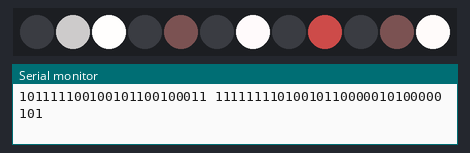
Bench run of a sketch on a simulated Arduino Uno, built with avr-gcc and run on an emulated ATmega328P. Parts: 12 RGB LEDs in strip order, left to right, the last lines printed to the serial monitor. Dim RGB values are drawn brighter than linear; random numbers use the default seed unless the sketch sets one.

Above: at 2.9 s.
At 10.6 s:
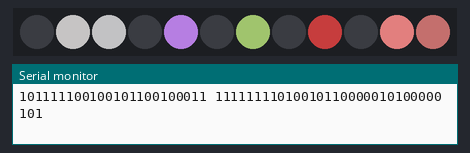
At 19.9 s:
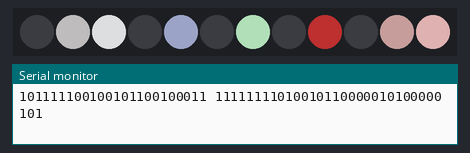
At 29.2 s:
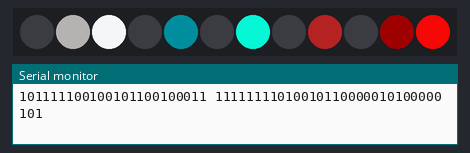
At 33.9 s:
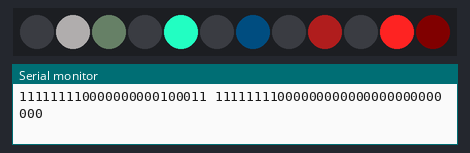
At 38.5 s:
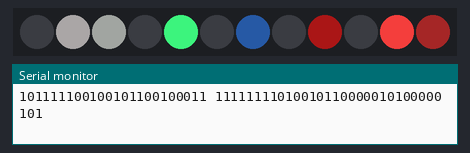

The sketch:

fireplace_progmem_test.ino
```cpp
#include <avr/pgmspace.h>
#include "progmem_test.h"
#include <Adafruit_NeoPixel.h>


// save some unsigned ints
const uint16_t charSet[] PROGMEM = { 6500, 32796, 16843, 10, 11234};
const char signMessage[] PROGMEM = {"I AM PREDATOR, UNSEEN COMBATANT, CREATED BY THE UNITED STATES DEPART"};

const char string_0[] PROGMEM = "String 0";
const char string_1[] PROGMEM = "String 1";
const char string_2[] PROGMEM = "String 2";
const char string_3[] PROGMEM = "String 3";
const char string_4[] PROGMEM = "String 4";
const char string_5[] PROGMEM = "String 5";

const char* const string_table[] PROGMEM = {string_0, string_1, string_2, string_3, string_4, string_5};


const unsigned int NUM_PIXELS = 12;
const byte NEOPIXEL_PIN = 9;

const byte numPixelColors = 55;
const unsigned long pixels[] PROGMEM = {
  0xBE0000, 0xBE4BF41E,
  0xBE0000, 0xFF000505,
  0xBE0000, 0xFF4B0000,
  0xBE0023, 0xBE000000,
  0xBE0023, 0xBE4B0505,
  0xBE0023, 0xFF000505,
  0xBE0023, 0xFF4B0505,
  0xBE4B00, 0xBE000505,
  0xBE4B00, 0xFF000000,
  0xBE4B00, 0xFF4B0505,
  0xBE4B23, 0xBE00F41E,
  0xBE4B23, 0xBE4B0505,
  0xBE4B23, 0xFF000505,
  0xBE4B23, 0xFF4B0505,
  0xFF0000, 0xBE000000,
  0xFF0000, 0xBE4B0505,
  0xFF0000, 0xFF4B0000,
  0xFF0023, 0xBE00F41E,
  0xFF0023, 0xBE4B0000,
  0xFF0023, 0xFF000000,
  0xFF0023, 0xFF4BF41E,
  0xFF4B00, 0xBE00F41E,
  0xFF4B00, 0xBE4B0000,
  0xFF4B00, 0xFF000505,
  0xFF4B23, 0xBE000000,
  0xFF4B23, 0xBE4B0000,
  0xFF4B23, 0xFF000000,
  0xFF4B23, 0xFF4BF41E,

  0x23BE0000, 0xBE000000,
  0x23BE0000, 0xBE4B0000,
  0x23BE0000, 0xFF000000,
  0x23BE0000, 0xFF4BF41E,
  0x23BE0023, 0xBE4BF41E,
  0x23BE0023, 0xFF00F41E,
  0x23BE0023, 0xFF4BF41E,
  0x23BE4B00, 0xBE000505,
  0x23BE4B00, 0xBE4B0505,
  0x23BE4B00, 0xFF000505,
  0x23BE4B00, 0xFF4B0000,
  0x23BE4B23, 0xBE000000,
  0x23BE4B23, 0xFF00F41E,
  0x23BE4B23, 0xFF4B0505,
  0x23FF0000, 0xBE000000,
  0x23FF0000, 0xBE4BF41E,
  0x23FF0000, 0xFF000505,
  0x23FF0000, 0xFF4B0000,
  0x23FF0023, 0xBE000505,
  0x23FF0023, 0xBE4BF41E,
  0x23FF0023, 0xFF4BF41E,
  0x23FF4B00, 0xBE000000,
  0x23FF4B00, 0xBE4B0000,
  0x23FF4B00, 0xFF000000,
  0x23FF4B00, 0xFF4B0505,
  0x23FF4B23, 0xBE00F41E,
  0x23FF4B23, 0xBE4B0505,
  0x23FF4B23, 0xFF000505
  /*
  0xBE0000, 0xBE4B0000,
  0xBE0000, 0xFF00F41E,
  0xBE0000, 0xFF4B0000,
  0xBE0023, 0xBE000000,
  0xBE0023, 0xBE4B0000,
  /* */
};

PixelPointer pixelPointers[NUM_PIXELS];


Adafruit_NeoPixel strip = Adafruit_NeoPixel(NUM_PIXELS, NEOPIXEL_PIN, NEO_GRB + NEO_KHZ800);

unsigned int displayInt;
int k; //counter variable
char myChar;
unsigned long lastTime = 0;
unsigned long currentTime = 0;

char buffer[30];

void setup() {
  Serial.begin(9600);
  while (!Serial);
  /*
    // read back a 2-byte int
    for (k=0; k<5; k++) {
      displayInt = pgm_read_word_near(charSet+k);
      Serial.println(displayInt);
    }
    Serial.println();

    // read back a char
    for (k=0; k< strlen(signMessage); k++) {
      myChar = pgm_read_byte_near(signMessage+k);
      Serial.print(myChar);
    }
    Serial.println();


    for (k=0; k< 6; k++) {
      strcpy_P(buffer, (char*)pgm_read_word(&(string_table[k])));
      Serial.println(buffer);
      delay(250);
    }
    */

    unsigned int pixelNumber = 0;
    Pixel pixel;
    //uint16_t pixelSet = pixels_from_red;
    pixel = readPixelPackage(pixelNumber, pixels);

    // set up pixels
    for (unsigned int index = 0; index < NUM_PIXELS; index++) {
      pixelPointers[index].fromPixelIndex = rand() % numPixelColors;
      pixelPointers[index].toPixelIndex = rand() % numPixelColors;

      Pixel p;
      p = readPixelPackage(pixelPointers[index].toPixelIndex, pixels);
      pixelPointers[index].timeout = p.timeout;
    }

    printPixel(pixel);
    lastTime = millis();

    strip.begin();
    strip.show(); // Initialize all pixels to 'off'
}


void loop() {
  lastTime = currentTime;
  currentTime = millis();

  // go through each pixel
  // push towards the timeout with the tween algorithm
  // if the timeout is expired, reset the pixel
  for (unsigned int index = 0; index < NUM_PIXELS; index++) {
    if (pixelPointers[index].timeout <= 0) {
      Pixel p;
      pixelPointers[index].fromPixelIndex = pixelPointers[index].toPixelIndex;
      pixelPointers[index].toPixelIndex = rand() % numPixelColors;
      p = readPixelPackage(pixelPointers[index].toPixelIndex, pixels);
      pixelPointers[index].timeout = p.timeout;
    }

    // subtract the time difference
    pixelPointers[index].timeout = pixelPointers[index].timeout - (currentTime - lastTime);

    // tween between pixels
    Pixel startPixel = readPixelPackage(pixelPointers[index].fromPixelIndex, pixels);
    Pixel endPixel = readPixelPackage(pixelPointers[index].toPixelIndex, pixels);

    hsv currentPixelColor = tweenPixel(startPixel, endPixel, pixelPointers[index].timeout);
    rgb currentPixelColorRGB = hsv2rgb(currentPixelColor);

    strip.setPixelColor(index, strip.Color(currentPixelColorRGB.r, currentPixelColorRGB.g, currentPixelColorRGB.b));
    //strip.setPixelColor(index, strip.Color(rand()%255, rand()%255, rand()%255));
  }
  strip.show();
}


hsv tweenPixel(Pixel startPixel, Pixel endPixel, unsigned int timeout) {
  hsv currentColor;

  float percentDone = 1-(100.0*timeout/(endPixel.timeout*8));

  currentColor.h = ((endPixel.fromColor.h - startPixel.fromColor.h)*percentDone + startPixel.fromColor.h)/100;
  currentColor.s = ((endPixel.fromColor.s - startPixel.fromColor.s)*percentDone + startPixel.fromColor.s)/100;
  currentColor.v = ((endPixel.fromColor.v - startPixel.fromColor.v)*percentDone + startPixel.fromColor.v)/100;

  return currentColor;
}

void printPixel(Pixel pixel) {
  int format = DEC;
  Serial.println();
  Serial.println("Pixel: ");

  Serial.print("from h: ");
  Serial.println(pixel.fromColor.h, format);
  Serial.print("from s: ");
  Serial.println(pixel.fromColor.s, format);
  Serial.print("from v: ");
  Serial.println(pixel.fromColor.v, format);

  Serial.print("to h: ");
  Serial.println(pixel.toColor.h, format);
  Serial.print("to s: ");
  Serial.println(pixel.toColor.s, format);
  Serial.print("to v: ");
  Serial.println(pixel.toColor.v, format);

  Serial.print("timeout: ");
  Serial.println(pixel.timeout, format);
}

Pixel readPixelPackage(unsigned int pixelNumber, const long unsigned int* memoryAddress) {
  int format = BIN;
  /*
  Pixel pixel;

  unsigned int memoryOffset = pixelNumber*64;
  int carat = 0;

  int increment = 8;


  // 11111111100000000110000001000000 100000000100000000010111011100

  Serial.print(0xFF806040, format);
  Serial.print(" ");
  Serial.print(0x201005DC, format);
  Serial.println();
  /* */

  unsigned long package1 = pgm_read_dword_near(memoryAddress+(pixelNumber*2));
  unsigned long package2 = pgm_read_dword_near(memoryAddress+(pixelNumber*2)+1);

  Serial.print(package1, format);
  Serial.print(" ");
  Serial.println(package2, format);
  /* */
  Pixel pixel = unpackPixel(package1, package2);

  return pixel;
}


Pixel unpackPixel(unsigned long package1, unsigned long package2) {
  Pixel pixel;

  pixel.timeout = package2 & 0xFFFF;
  pixel.toColor.v = (package2 >> 16) & 0xFF;
  pixel.toColor.s = (package2 >> 24) & 0xFF;

  pixel.toColor.h = package1 & 0xFF;
  pixel.fromColor.v = (package1 >> 8) & 0xFF;
  pixel.fromColor.s = (package1 >> 16) & 0xFF;
  pixel.fromColor.h = (package1 >> 24) & 0xFF;


  return pixel;
}
/* */


/*
void printPixel(Pixel pixel) {
  int format = DEC;

  Serial.println("Pixel:");
  Serial.println("============");
  Serial.print("from h: ");
  Serial.println(pixel.fromColor.h, format);
  Serial.print("from s: ");
  Serial.println(pixel.fromColor.h, format);
  Serial.print("from v: ");
  Serial.println(pixel.fromColor.v, format);

  Serial.print("to h: ");
  Serial.println(pixel.toColor.h, format);
  Serial.print("to s: ");
  Serial.println(pixel.toColor.h, format);
  Serial.print("to v: ");
  Serial.println(pixel.toColor.v, format);

  Serial.print("timeout: ");
  Serial.println(pixel.timeout, format);
}
/* */
```

progmem_test.h
```cpp
#include "Arduino.h"

struct hsv {
    byte h;       // angle in degrees
    byte s;       // percent
    byte v;       // percent
};

struct rgb {
    byte r;
    byte g;
    byte b;
};


struct Pixel {
  hsv fromColor;
  hsv toColor;
  unsigned int timeout; // ms
};


struct PixelPointer {
  byte fromPixelIndex;
  byte toPixelIndex;
  unsigned int timeout;
};


// http://stackoverflow.com/a/22120275
rgb hsv2rgb(hsv hsvColor) {
    rgb rgbColor;
    unsigned char region, p, q, t;
    unsigned int h, s, v, remainder;

    if (hsvColor.s == 0)
    {
        rgbColor.r = hsvColor.v;
        rgbColor.g = hsvColor.v;
        rgbColor.b = hsvColor.v;
        return rgbColor;
    }

    // converting to 16 bit to prevent overflow
    h = hsvColor.h;
    s = hsvColor.s;
    v = hsvColor.v;

    region = h / 43;
    remainder = (h - (region * 43)) * 6;

    p = (v * (255 - s)) >> 8;
    q = (v * (255 - ((s * remainder) >> 8))) >> 8;
    t = (v * (255 - ((s * (255 - remainder)) >> 8))) >> 8;

    switch (region)
    {
        case 0:
            rgbColor.r = v;
            rgbColor.g = t;
            rgbColor.b = p;
            break;
        case 1:
            rgbColor.r = q;
            rgbColor.g = v;
            rgbColor.b = p;
            break;
        case 2:
            rgbColor.r = p;
            rgbColor.g = v;
            rgbColor.b = t;
            break;
        case 3:
            rgbColor.r = p;
            rgbColor.g = q;
            rgbColor.b = v;
            break;
        case 4:
            rgbColor.r = t;
            rgbColor.g = p;
            rgbColor.b = v;
            break;
        default:
            rgbColor.r = v;
            rgbColor.g = p;
            rgbColor.b = q;
            break;
    }

    return rgbColor;
}
```

Measured:
- what the display in image 0 shows lasts 1.5 s, from 2.9 s to 4.4 s
